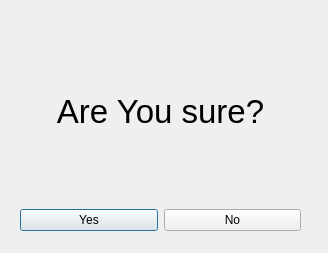
<?xml version="1.0" encoding="UTF-8"?>
<ui version="4.0">
 <class>sure</class>
 <widget class="QDialog" name="sure">
  <property name="geometry">
   <rect>
    <x>0</x>
    <y>0</y>
    <width>328</width>
    <height>253</height>
   </rect>
  </property>
  <property name="windowTitle">
   <string>Dialog</string>
  </property>
  <widget class="QWidget" name="">
   <property name="geometry">
    <rect>
     <x>20</x>
     <y>20</y>
     <width>281</width>
     <height>211</height>
    </rect>
   </property>
   <layout class="QVBoxLayout" name="verticalLayout">
    <item>
     <widget class="QLabel" name="label">
      <property name="sizePolicy">
       <sizepolicy hsizetype="Expanding" vsizetype="Expanding">
        <horstretch>0</horstretch>
        <verstretch>0</verstretch>
       </sizepolicy>
      </property>
      <property name="font">
       <font>
        <pointsize>25</pointsize>
       </font>
      </property>
      <property name="text">
       <string>Are You sure?</string>
      </property>
      <property name="alignment">
       <set>Qt::AlignCenter</set>
      </property>
     </widget>
    </item>
    <item>
     <layout class="QHBoxLayout" name="horizontalLayout">
      <item>
       <widget class="QPushButton" name="yes">
        <property name="text">
         <string>Yes</string>
        </property>
       </widget>
      </item>
      <item>
       <widget class="QPushButton" name="no">
        <property name="text">
         <string>No</string>
        </property>
       </widget>
      </item>
     </layout>
    </item>
   </layout>
  </widget>
 </widget>
 <resources/>
 <connections/>
</ui>
